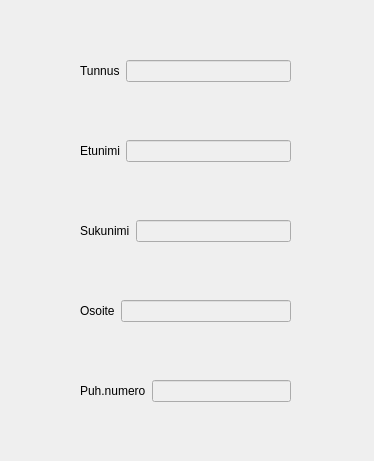
<?xml version="1.0" encoding="UTF-8"?>
<ui version="4.0">
 <class>Asiakas</class>
 <widget class="QDialog" name="Asiakas">
  <property name="geometry">
   <rect>
    <x>0</x>
    <y>0</y>
    <width>374</width>
    <height>461</height>
   </rect>
  </property>
  <property name="windowTitle">
   <string>Dialog</string>
  </property>
  <widget class="QWidget" name="formLayoutWidget_2">
   <property name="geometry">
    <rect>
     <x>80</x>
     <y>120</y>
     <width>211</width>
     <height>61</height>
    </rect>
   </property>
   <layout class="QFormLayout" name="formLayout_2">
    <property name="formAlignment">
     <set>Qt::AlignmentFlag::AlignLeading|Qt::AlignmentFlag::AlignLeft|Qt::AlignmentFlag::AlignVCenter</set>
    </property>
    <item row="0" column="0">
     <widget class="QLabel" name="label_2">
      <property name="text">
       <string>Etunimi</string>
      </property>
     </widget>
    </item>
    <item row="0" column="1">
     <widget class="QLineEdit" name="lineEditENimi">
      <property name="enabled">
       <bool>false</bool>
      </property>
     </widget>
    </item>
   </layout>
  </widget>
  <widget class="QWidget" name="formLayoutWidget_4">
   <property name="geometry">
    <rect>
     <x>80</x>
     <y>280</y>
     <width>211</width>
     <height>61</height>
    </rect>
   </property>
   <layout class="QFormLayout" name="formLayout_4">
    <property name="formAlignment">
     <set>Qt::AlignmentFlag::AlignLeading|Qt::AlignmentFlag::AlignLeft|Qt::AlignmentFlag::AlignVCenter</set>
    </property>
    <item row="0" column="1">
     <widget class="QLineEdit" name="lineEditOsoite">
      <property name="enabled">
       <bool>false</bool>
      </property>
     </widget>
    </item>
    <item row="0" column="0">
     <widget class="QLabel" name="label_4">
      <property name="text">
       <string>Osoite</string>
      </property>
     </widget>
    </item>
   </layout>
  </widget>
  <widget class="QWidget" name="formLayoutWidget">
   <property name="geometry">
    <rect>
     <x>80</x>
     <y>40</y>
     <width>211</width>
     <height>61</height>
    </rect>
   </property>
   <layout class="QFormLayout" name="formLayout">
    <property name="formAlignment">
     <set>Qt::AlignmentFlag::AlignLeading|Qt::AlignmentFlag::AlignLeft|Qt::AlignmentFlag::AlignVCenter</set>
    </property>
    <item row="0" column="0">
     <widget class="QLabel" name="label">
      <property name="text">
       <string>Tunnus</string>
      </property>
     </widget>
    </item>
    <item row="0" column="1">
     <widget class="QLineEdit" name="lineEditTunnus">
      <property name="enabled">
       <bool>false</bool>
      </property>
     </widget>
    </item>
   </layout>
  </widget>
  <widget class="QWidget" name="formLayoutWidget_5">
   <property name="geometry">
    <rect>
     <x>80</x>
     <y>360</y>
     <width>211</width>
     <height>61</height>
    </rect>
   </property>
   <layout class="QFormLayout" name="formLayout_5">
    <property name="formAlignment">
     <set>Qt::AlignmentFlag::AlignLeading|Qt::AlignmentFlag::AlignLeft|Qt::AlignmentFlag::AlignVCenter</set>
    </property>
    <item row="0" column="0">
     <widget class="QLabel" name="label_5">
      <property name="text">
       <string>Puh.numero</string>
      </property>
     </widget>
    </item>
    <item row="0" column="1">
     <widget class="QLineEdit" name="lineEditPuhnum">
      <property name="enabled">
       <bool>false</bool>
      </property>
     </widget>
    </item>
   </layout>
  </widget>
  <widget class="QWidget" name="formLayoutWidget_3">
   <property name="geometry">
    <rect>
     <x>80</x>
     <y>200</y>
     <width>211</width>
     <height>61</height>
    </rect>
   </property>
   <layout class="QFormLayout" name="formLayout_3">
    <property name="formAlignment">
     <set>Qt::AlignmentFlag::AlignLeading|Qt::AlignmentFlag::AlignLeft|Qt::AlignmentFlag::AlignVCenter</set>
    </property>
    <item row="0" column="0">
     <widget class="QLabel" name="label_3">
      <property name="text">
       <string>Sukunimi</string>
      </property>
     </widget>
    </item>
    <item row="0" column="1">
     <widget class="QLineEdit" name="lineEditSNimi">
      <property name="enabled">
       <bool>false</bool>
      </property>
     </widget>
    </item>
   </layout>
  </widget>
 </widget>
 <resources/>
 <connections/>
</ui>
